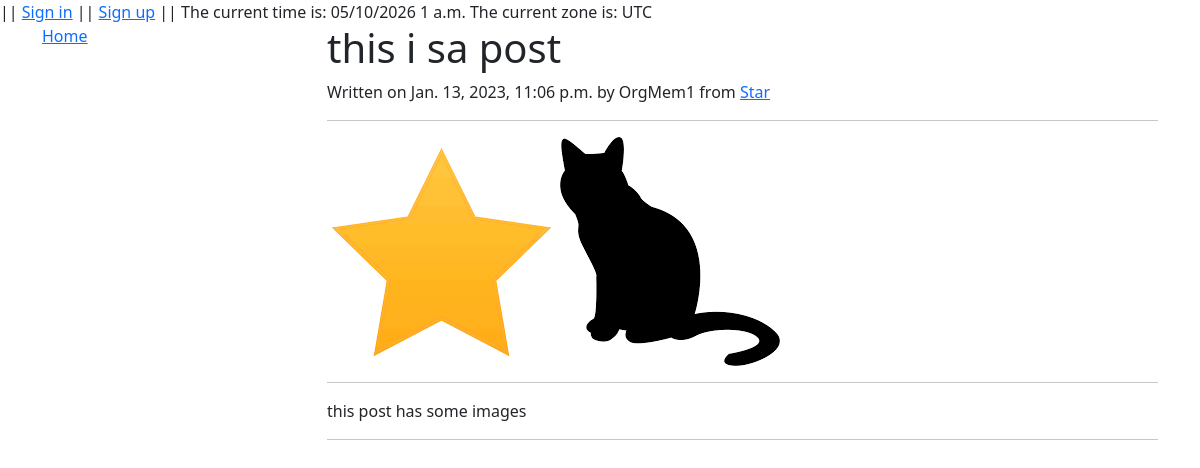
The page /Forum/details/31 on the database as committed earlier.
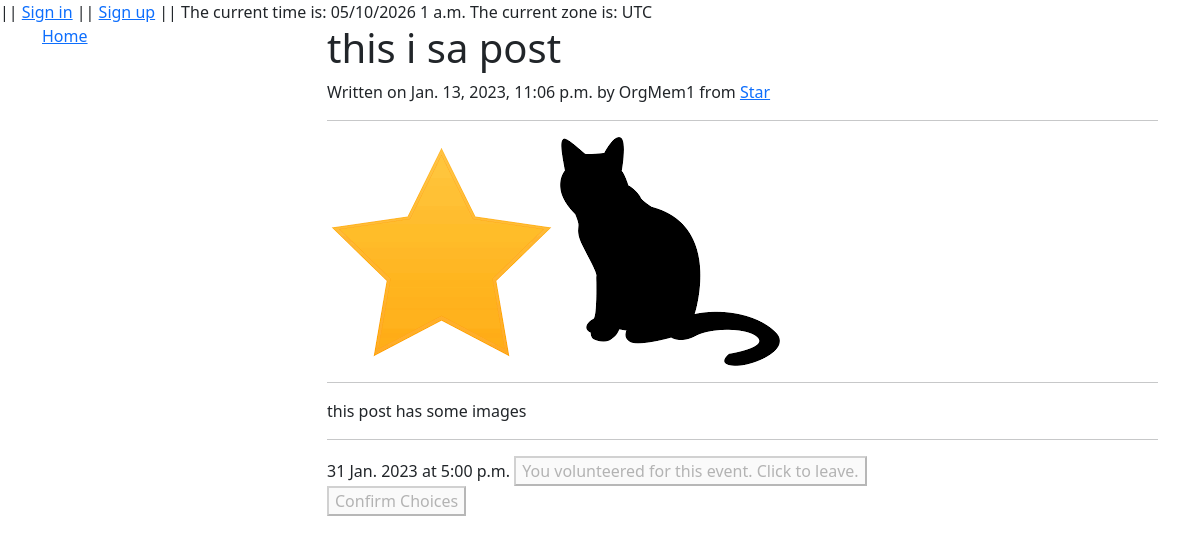
The same page on the database as committed later.
### Forum/models.py (models this page shows, shortened)
class PostImage(models.Model):
    image = models.ImageField(upload_to='post_images', default='default.png', blank=False)
    name = models.CharField(max_length=100, default="image")
    is_icon = models.BooleanField(default=False, null=False, blank=False, verbose_name="Make icon of post/project")
    post = models.ForeignKey(Post, on_delete=models.CASCADE, related_name='related_images')

class Event(models.Model):
    date = models.DateField(default=timezone.now, null=True, blank=True, validators=[MinValueValidator(timezone.now().date(), "valid values are not in the past")])
    time = models.TimeField(default=timezone.now, null=True, blank=True)
    open = models.BooleanField(default=True, null=False, blank=False)
    post = models.ForeignKey(Post, on_delete=models.CASCADE, related_name='project_times')
    @property
    def datetime(self):
        this_datetime = datetime.combine(self.date, self.time, timezone.utc)
        local_time = this_datetime.astimezone(timezone.get_current_timezone())
        date_str = format_date(local_time.date(), "j N Y")
        time_str = format_time(local_time.time(), 'g:i a')
        return f"{date_str} at {time_str}"

### Forum/views.py (the view)
# urls.py: path("details/<int:pk>", views.PostDetailsView.as_view(), name="detail_view"),
class PostDetailsView(DetailView):
    model = Post
    context_object_name = 'post'
    template_name = "Forum/post_pages/view_post.html"
    def get_context_data(self, **kwargs):
        context = super().get_context_data(**kwargs)
        post = Post.objects.get(pk=self.kwargs.get('pk'))
        if post.is_project:
            post_events = Event.objects.filter(post=post, bids__bidder__pk=self.request.user.pk)
            context['chosen_events'] = post_events
            context['post_event_ids'] = Event.objects.filter(post=post).values_list("pk", flat=True)
        return context

### Forum/models.py (called while the page is built)
    def __str__(self):
        return f"{self.name}"

### Forum/templates/Forum/post_pages/view_post.html (shortened to what this page needs)
{% extends "Forum/layouts/sidebar_layout.html" %}
{% load static %}
{% block body %}
<h1>{{ post.title }}</h1>
Written on {{ post.timestamp }} by {{ post.author }} from <a href="{% url 'organization_view' pk=post.organization.pk %}">{{ post.organization }}</a>
<hr>
{% for image in post.related_images.all %}
    <img src="{{ image.image.url }}" alt="{{ image.image }}">
{% empty %}
    No images were found
{% endfor %}
<hr>
{{ post.body }}
<hr>
{% if post.is_project %}
    <div>
    <form action="{% url 'change_bids' %}" method="post" name="volunteer_form">
        {% for event in post.project_times.all %}
            <label for="event-{{event.pk}}-btn">{{ event.datetime }}</label>
            {% if event.open %}
                {% if event in chosen_events %}
                    <button type="button" id="event-{{event.pk}}-btn" onclick="toggle_volunteer(this,{{event.pk}})">You volunteered for this event. Click to leave.</button>
                {% else %}
                    <input type="hidden" name="event-{{event.pk}}-status" id="event-{{event.pk}}-status" value="not_volunteered">
                    <button type="button" id="event-{{event.pk}}-btn" onclick="toggle_volunteer(this,{{event.pk}})">Volunteer for this event.</button>
                {% endif %}
            {% else %}
                This event is closed
            {% endif %}
            <br>
        {% empty %}
            (No dates)
        {% endfor %}
        {% if post.project_times.all %}
            <button type="submit">Confirm Choices</button>
        {% endif %}
    </form>
</div>
{% endif %}
{% endblock %}

Rows that differ between the two databases and show on the page:
changed Post "this i sa post": is_project False → True (drawn)
added Event: datetime "31 Jan. 2023 at 5:00 p.m."
Other text that changed with them:
text now shown: "Confirm Choices"
